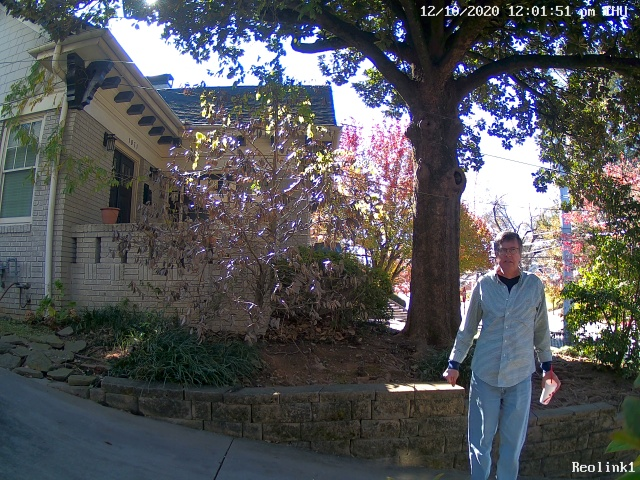
#> input picture cv_images/16076197128-1-0-c.jpg, 640 x 480 px, found by its file name
$ jupyter execute CV2_blur_filter.ipynb   (shell and % lines are left out)
#> lines starting #> are read from the running program, lines starting #| are printed output that depends on the picture
# Convolution with kernel
page 22

- mean
- median
- gaussian

[cell 1]
from __future__ import print_function
import os
import numpy as np
import cv2
from skimage.util import random_noise

import matplotlib.pyplot as plt

from PIL import Image

[cell 2]
image_dir = os.path.expanduser('~/projects/tf20_vision_samples/cv_images')
print (image_dir)

[cell 3]
image_path = os.path.join(image_dir, "16076197128-1-0-c.jpg")
image = Image.open(image_path)
#> image is the input picture: PIL image 640x480 RGB; mean R, G, B 84.2, 85.7, 88.3
plt.figure(figsize=(8, 8))
plt.imshow(np.asarray(image))

[cell 4]
image_arr = np.asarray(image)
image_arr.shape
#> Out = (480, 640, 3)

[cell 5]
gray = cv2.cvtColor(image_arr, cv2.COLOR_BGR2GRAY)
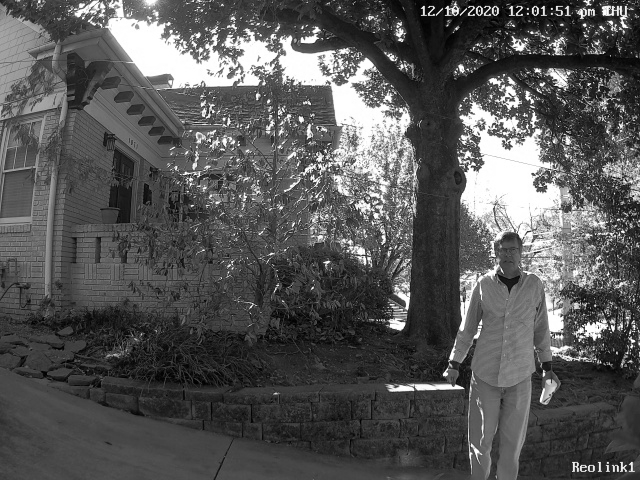
#> gray: shape (480, 640); min 0, max 255, mean 86.3

plt.figure(figsize=(8, 8))
plt.imshow(gray, cmap='gray')

[cell 6]
imgnoise = random_noise(image_arr, mode='s&p', amount=0.1)
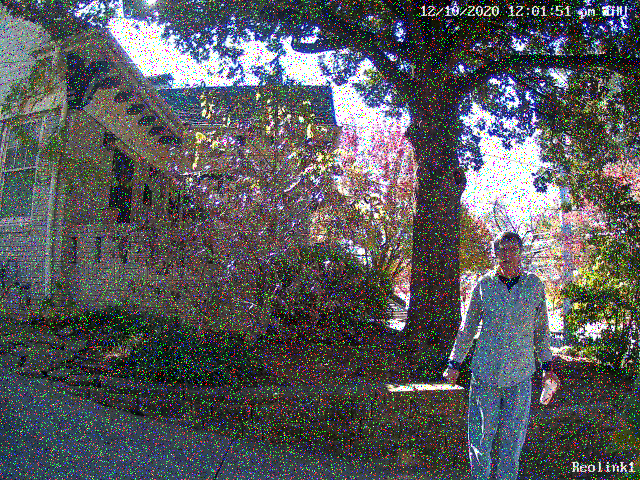
#> imgnoise: shape (480, 640, 3) float64; mean R, G, B 0.347, 0.352, 0.362
plt.figure(figsize=(8, 8))
plt.imshow(imgnoise, cmap='gray')

## Mean

[cell 7]
# 3,3 vs 5,5
# - increases the blur
meanimg = cv2.blur(image_arr, (5,5))
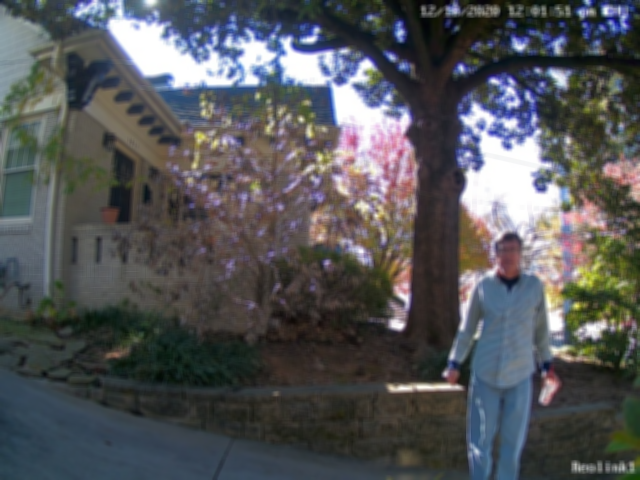
#> meanimg: shape (480, 640, 3); mean R, G, B 84.2, 85.7, 88.3
plt.figure(figsize=(8, 8))
plt.imshow(meanimg, cmap='gray')

[cell 8]
medianimg = cv2.medianBlur(image_arr,5)
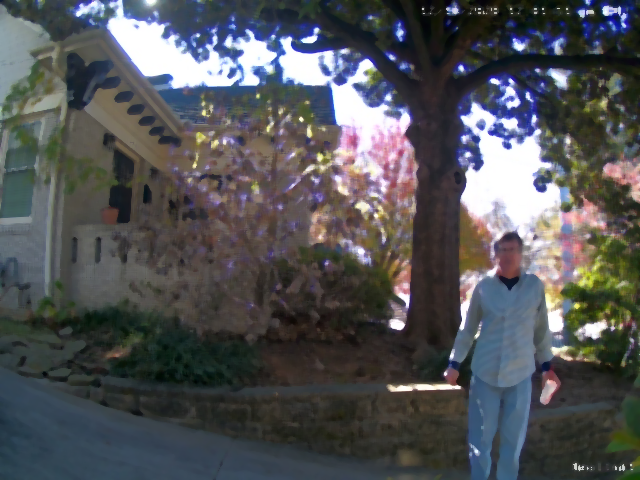
#> medianimg: shape (480, 640, 3); mean R, G, B 82.4, 83.7, 86.6
plt.figure(figsize=(8, 8))
plt.imshow(medianimg, cmap='gray')

[cell 9]
gaussianimg = cv2.GaussianBlur(image_arr, (5,5),0)
plt.figure(figsize=(8, 8))
plt.imshow(gaussianimg, cmap='gray')
